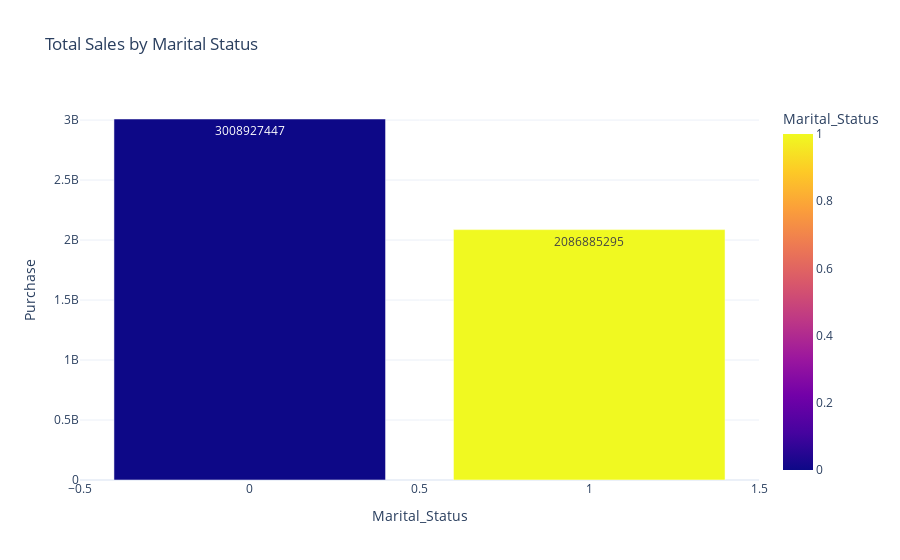

Here is the notebook cell this chart was saved with:
### Code cell
fig = px.bar(
    tot_pur_by_ms, 
    x='Marital_Status', 
    y='Purchase', 
    text='Purchase',
    color='Marital_Status',
    template='plotly_white',
    title='Total Sales by Marital Status'
)
fig.show()

### Figure 1 — Plotly figure (JSON) as saved in the notebook; plotly's stock layout.template omitted (floating-point values rounded to 4 significant figures)
{"data": [{"hovertemplate": "Marital_Status=%{marker.color}<br>Purchase=%{text}<extra></extra>", "legendgroup": "", "marker": {"color": [0, 1], "coloraxis": "coloraxis", "pattern": {"shape": ""}}, "name": "", "orientation": "v", "showlegend": false, "text": [3009000000.0, 2087000000.0], "textposition": "auto", "type": "bar", "x": [0, 1], "xaxis": "x", "y": [3008927447, 2086885295], "yaxis": "y"}], "layout": {"barmode": "relative", "coloraxis": {"colorbar": {"title": {"text": "Marital_Status"}}, "colorscale": [[0, "#0d0887"], [0.1111, "#46039f"], [0.2222, "#7201a8"], [0.3333, "#9c179e"], [0.4444, "#bd3786"], [0.5556, "#d8576b"], [0.6667, "#ed7953"], [0.7778, "#fb9f3a"], [0.8889, "#fdca26"], [1, "#f0f921"]]}, "legend": {"tracegroupgap": 0}, "title": {"text": "Total Sales by Marital Status"}, "xaxis": {"anchor": "y", "domain": [0, 1], "title": {"text": "Marital_Status"}}, "yaxis": {"anchor": "x", "domain": [0, 1], "title": {"text": "Purchase"}}}}
